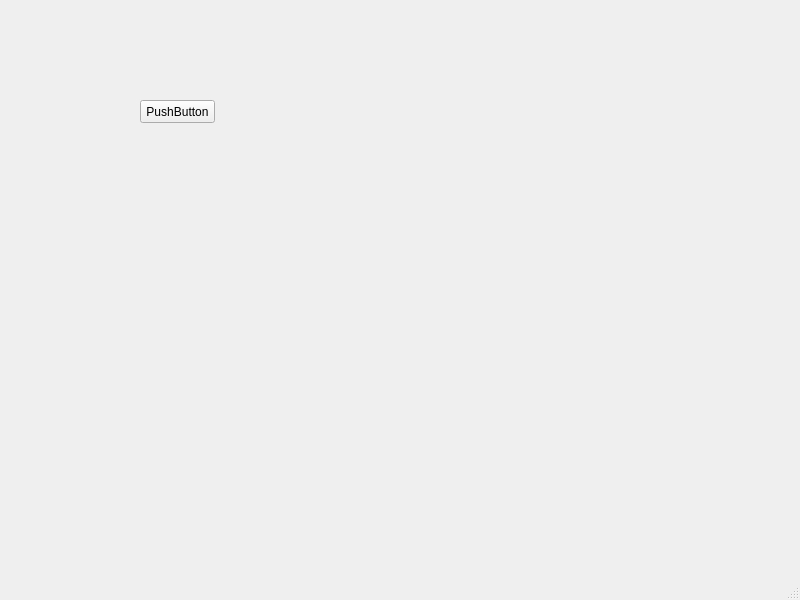
<?xml version="1.0" encoding="UTF-8"?>
<ui version="4.0">
 <class>MainWindow</class>
 <widget class="QMainWindow" name="MainWindow">
  <property name="geometry">
   <rect>
    <x>0</x>
    <y>0</y>
    <width>800</width>
    <height>600</height>
   </rect>
  </property>
  <property name="windowTitle">
   <string>MainWindow</string>
  </property>
  <widget class="QWidget" name="centralwidget">
   <widget class="QPushButton" name="pushButton">
    <property name="geometry">
     <rect>
      <x>140</x>
      <y>100</y>
      <width>75</width>
      <height>23</height>
     </rect>
    </property>
    <property name="text">
     <string>PushButton</string>
    </property>
   </widget>
  </widget>
  <widget class="QMenuBar" name="menubar">
   <property name="geometry">
    <rect>
     <x>0</x>
     <y>0</y>
     <width>800</width>
     <height>21</height>
    </rect>
   </property>
  </widget>
  <widget class="QStatusBar" name="statusbar"/>
 </widget>
 <resources/>
 <connections/>
</ui>
